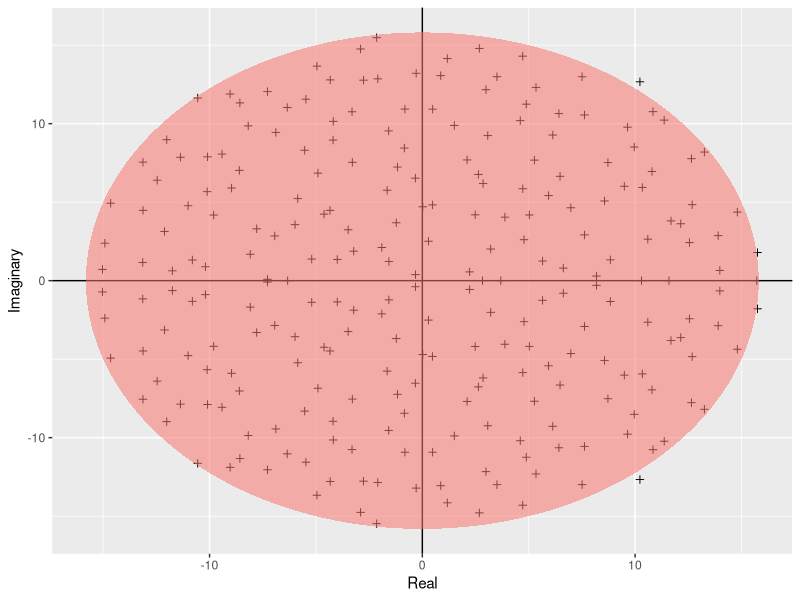

This chart was generated by the following R code:
require(ggplot2)

# function that returns an ellipse
build_ellipse <- function(hradius, vradius){
  npoints = 250
  a <- seq(0, 2 * pi, length = npoints + 1)
  x <- hradius * cos(a)
  y <- vradius * sin(a)
  return(data.frame(x = x, y = y))
}

# Size of the matrix
N <- 250

# Build the matrix
M <- matrix(rnorm(N * N), N, N)
# Find the eigenvalues
eigvals <- eigen(M)$values
# Build a dataframe
eigDF <- data.frame("Real" = Re(eigvals),
                    "Imaginary" = Im(eigvals))

# The radius of the circle is sqrt(N)
my_radius <- sqrt(N)
# Ellipse dataframe
ellDF <- build_ellipse(my_radius, my_radius)
# rename the columns
names(ellDF) <- c("Real", "Imaginary")

# Now the plotting:
# plot the eigenvalues
p <- ggplot(eigDF, aes(x = Real, y = Imaginary))
p <- p +
  geom_point(shape = I(3)) +
  theme(legend.position = "none")

# now add the vertical and horizontal line
p <- p + geom_hline(aes(yintercept = 0))
p <- p + geom_vline(aes(xintercept = 0))

# finally, add the ellipse
p <- p + geom_polygon(data = ellDF,
                      aes(x = Real,
                          y = Imaginary,
                          alpha = 1/20,
                          fill = "red"))
pdf("../Results/Girko.pdf")
print(p)
dev.off()
